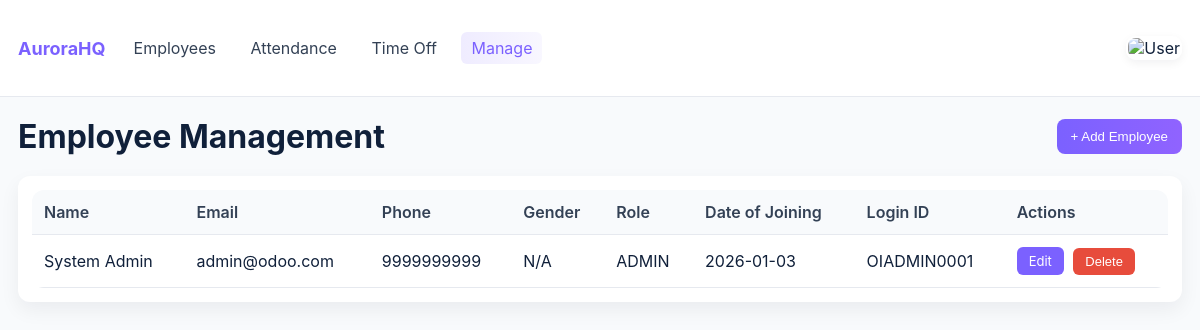
The page /employees.php (signed in) on the database its author committed.
### tables this page shows
CREATE TABLE `users` (
  `user_id` int(11) NOT NULL,
  `employee_id` int(11) DEFAULT NULL,
  `company_id` int(11) NOT NULL,
  `role_id` int(11) NOT NULL,
  `login_id` varchar(30) NOT NULL,
  `password_hash` varchar(255) NOT NULL,
  `is_first_login` tinyint(1) DEFAULT 1,
  `is_active` tinyint(1) DEFAULT 1,
  `last_login` timestamp NULL DEFAULT NULL,
  `created_at` timestamp NOT NULL DEFAULT current_timestamp()
);

CREATE TABLE `employees` (
  `employee_id` int(11) NOT NULL,
  `company_id` int(11) NOT NULL,
  `first_name` varchar(100) NOT NULL,
  `last_name` varchar(100) NOT NULL,
  `email` varchar(150) DEFAULT NULL,
  `phone` varchar(15) DEFAULT NULL,
  `gender` enum('Male','Female','Other') DEFAULT NULL,
  `date_of_joining` date NOT NULL,
  `created_at` timestamp NOT NULL DEFAULT current_timestamp()
);

CREATE TABLE `roles` (
  `role_id` int(11) NOT NULL,
  `role_name` varchar(50) NOT NULL
);

### employees.php (the view, shortened to what this page needs)
<?php
$user = $_SESSION['user'];
$company_id = $user['company_id'];
$pdo = getPDO();
$stmt = $pdo->prepare("
    SELECT
        e.employee_id,
        e.first_name,
        e.last_name,
        e.email,
        e.phone,
        e.gender,
        e.date_of_joining,
        r.role_name,
        u.login_id
    FROM employees e
    LEFT JOIN users u ON e.employee_id = u.employee_id
    LEFT JOIN roles r ON u.role_id = r.role_id
    WHERE e.company_id = ?
    ORDER BY e.first_name, e.last_name
");
$stmt->execute([$company_id]);
$employees = $stmt->fetchAll(PDO::FETCH_ASSOC);
?>
<!doctype html>
<html lang="en">
<head>
  <link rel="stylesheet" href="assets/css/dashboard.css">
</head>
<body>
  <header class="topbar">
    <div class="container topbar-inner">
      <div class="left">
        <div class="logo">AuroraHQ</div>
        <nav class="main-nav">
          <a href="dashboard.php">Employees</a>
          <a href="attendance.php">Attendance</a>
          <a href="timeoff.php">Time Off</a>
          <a href="employees.php" class="active">Manage</a>
        </nav>
      </div>
      <div class="right">
        <div class="avatar-wrapper">
          <img class="avatar" src="<?php echo htmlspecialchars($user['logo'] ?? 'https://i.pravatar.cc/40?u=me'); ?>" alt="User">
        </div>
      </div>
    </div>
  </header>
  <main class="container" style="padding-top: 20px;">
    <div class="page-header">
      <h1>Employee Management</h1>
      <button class="btn primary" onclick="document.getElementById('addEmployeeModal').classList.add('open')">+ Add Employee</button>
    </div>
    <div class="panel">
      <table class="employees-table">
        <thead>
          <tr>
            <th>Name</th>
            <th>Email</th>
            <th>Phone</th>
            <th>Gender</th>
            <th>Role</th>
            <th>Date of Joining</th>
            <th>Login ID</th>
            <th>Actions</th>
          </tr>
        </thead>
        <tbody>
          <?php foreach($employees as $emp): ?>
          <tr>
            <td><?php echo htmlspecialchars($emp['first_name'] . ' ' . $emp['last_name']); ?></td>
            <td><?php echo htmlspecialchars($emp['email'] ?? 'N/A'); ?></td>
            <td><?php echo htmlspecialchars($emp['phone'] ?? 'N/A'); ?></td>
            <td><?php echo htmlspecialchars($emp['gender'] ?? 'N/A'); ?></td>
            <td><?php echo htmlspecialchars($emp['role_name'] ?? 'N/A'); ?></td>
            <td><?php echo htmlspecialchars($emp['date_of_joining']); ?></td>
            <td><?php echo htmlspecialchars($emp['login_id'] ?? 'N/A'); ?></td>
            <td>
              <a href="?edit=<?php echo $emp['employee_id']; ?>" class="btn-edit">Edit</a>
              <button class="btn-danger" onclick="if(confirm('Delete this employee?')) window.location='?delete=<?php echo $emp['employee_id']; ?>'">Delete</button>
            </td>
          </tr>
          <?php endforeach; ?>
        </tbody>
      </table>
    </div>
  </main>
</body>
</html>

### assets/css/dashboard.css (style rules this page uses)
:root { --bg:#f8fafc; --panel:#ffffff; --muted:#68707d; --accent:#7b61ff; --success:#2ecc71; --warning:#f1c40f; --danger:#e74c3c; --card-shadow: 0 8px 20px rgba(12,18,40,0.06); }
html,body { height:100% }
body { font-family:Inter, system-ui, -apple-system, 'Segoe UI', Roboto, 'Helvetica Neue', Arial; background:var(--bg); color:#10203a;margin:0 }
.container { max-width:1200px;margin:0 auto;padding:18px }
.topbar { background:var(--panel);padding:18px 0; border-bottom: 1px solid #e6e9ef; }
.topbar-inner { display:flex;align-items:center;justify-content:space-between;gap:12px }
.left { display:flex;align-items:center;gap:18px }
.logo { font-weight:700;font-size:18px;color:var(--accent) }
.main-nav a { margin-right:10px;color:#334155;text-decoration:none;padding:6px 10px;border-radius:6px }
.main-nav a.active { background:linear-gradient(90deg, rgba(123,97,255,0.12), rgba(123,97,255,0.05));color:var(--accent) }
.right { display:flex;align-items:center;gap:12px }
.avatar-wrapper { position:relative }
.avatar { width:40px;height:40px;border-radius:10px;object-fit:cover;border:2px solid #fff;box-shadow:0 3px 10px rgba(12,18,40,0.06);cursor:pointer }
.panel { background:var(--panel);border-radius:12px;padding:14px;box-shadow:var(--card-shadow) }
.btn { padding:10px 14px;border-radius:8px;border:1px solid #e6e9ef;background:white;cursor:pointer }
.btn.primary { background:linear-gradient(90deg,var(--accent),#9063ff);color:white;border:none }

### employees.php (style rules this page uses)
.page-header { display: flex; justify-content: space-between; align-items: center; margin-bottom: 20px; }
.page-header h1 { margin: 0; }
.employees-table { width: 100%; border-collapse: collapse; background: var(--panel); border-radius: 12px; overflow: hidden; }
.employees-table th, .employees-table td { padding: 12px; text-align: left; border-bottom: 1px solid #e6e9ef; }
.employees-table th { background: #f8fafc; font-weight: 600; color: #334155; }
.btn-danger { background: var(--danger); color: white; border: none; padding: 6px 12px; border-radius: 6px; cursor: pointer; font-size: 13px; }
.btn-edit { background: var(--accent); color: white; border: none; padding: 6px 12px; border-radius: 6px; cursor: pointer; text-decoration: none; display: inline-block; font-size: 13px; margin-right: 5px; }

### rows shown on the page
users: employee.last_name "System Admin", employee.email "admin@odoo.com", employee.phone "9999999999", employee.gender "N/A", role.role_name "ADMIN", employee.date_of_joining "2026-01-03", login "OIADMIN0001"
